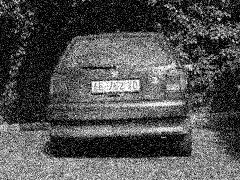
%> input picture Assets/Image3.bmp, 240 x 180 px
$ octave image3.m   (GNU Octave 9; MATLAB toolbox functions it lacks are replaced by stand-ins)
%> lines starting %> are read from the running program, lines starting %| are printed output that depends on the picture
clear; close all; clc;

path = "C:\Users\DELL\Desktop\ICV_Assignment";
cd(path);

% Paths
imagePath = 'Assets/Image3.bmp';
outputFolder = 'Output/Image3/';

if ~exist(outputFolder, 'dir')
    mkdir(outputFolder);
end


%% Read Image
img = imread(imagePath);
%> img is the input picture: size 180x240 uint8; min 0, max 255, mean 80.7
if size(img,3) == 3
    img = rgb2gray(img);
end
img = im2double(img);
%> img: size 180x240 double

figure('Name','Denoising Comparison');

subplot(2,3,1);
imshow(img);
title('Original (Noisy)');

%% Gaussian Filter
gaussian_filtered = imgaussfilt(img, 2);
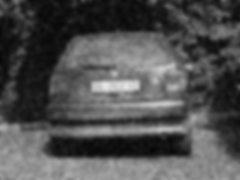
%> gaussian_filtered: size 180x240 double; min 0.0278, max 0.903, mean 0.316

subplot(2,3,2);
imshow(gaussian_filtered);
title('Gaussian');

%% STEP 3: Median Filter
median_filtered = medfilt2(img, [3 3]);
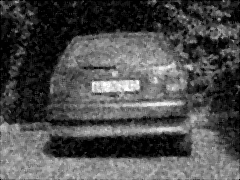
%> median_filtered: size 180x240 double; min 0, max 0.996, mean 0.303

subplot(2,3,3);
imshow(median_filtered);
title('Median');

%% Non-Local Means
try
    nlm_filtered = imnlmfilt(img, 'DegreeOfFiltering', 0.05);
catch
    warning('NLM not available, using Gaussian fallback');
    nlm_filtered = imgaussfilt(img, 1.5);
end

subplot(2,3,4);
imshow(nlm_filtered);
title('NLM');

%% PSNR Calculations
psnr_gauss = psnr(gaussian_filtered, img);
%> psnr_gauss = 17.22
psnr_median = psnr(median_filtered, img);
%> psnr_median = 17.72
psnr_nlm   = psnr(nlm_filtered, img);
%> psnr_nlm = 17.68

fprintf('Gaussian PSNR: %.2f dB\n', psnr_gauss);
%| Gaussian PSNR: 17.22 dB
fprintf('Median   PSNR: %.2f dB\n', psnr_median);
%| Median   PSNR: 17.72 dB
fprintf('NLM      PSNR: %.2f dB\n', psnr_nlm);
%| NLM      PSNR: 17.68 dB

%% Best method
[best_psnr, idx] = max([psnr_gauss, psnr_median, psnr_nlm]);
%> best_psnr = 17.72; idx = 2
methods = {'Gaussian','Median','NLM'};
best_method = methods{idx};
%> best_method = 'Median'

fprintf('\nBest Method: %s (%.2f dB)\n', best_method, best_psnr);
%| Best Method: Median (17.72 dB)

%% Plot comparison
subplot(2,3,5);
bar([psnr_gauss, psnr_median, psnr_nlm]);
set(gca,'XTickLabel',methods);
ylabel('PSNR (dB)');
title('PSNR Comparison');
grid on;

subplot(2,3,6);
text(0.1,0.8,sprintf(['Gaussian: %.2f dB\nMedian: %.2f dB\nNLM: %.2f dB\n\nBest: %s'], ...
    psnr_gauss, psnr_median, psnr_nlm, best_method));
axis off;
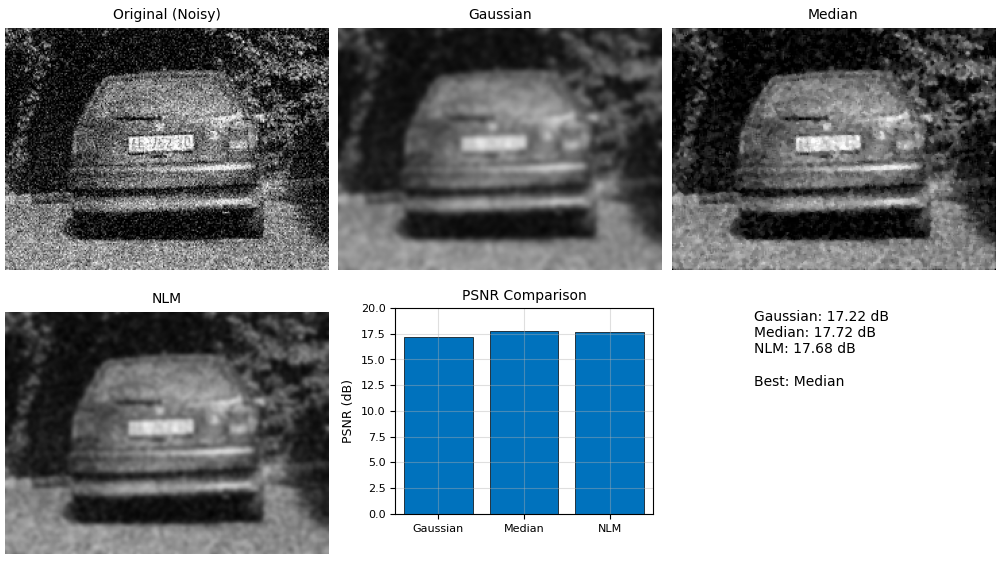
%> figure redrawn from the program's plot data, 6 panels

%% Save results
imwrite(gaussian_filtered, fullfile(outputFolder,'Gaussian.jpg'));
imwrite(median_filtered,   fullfile(outputFolder,'Median.jpg'));
imwrite(nlm_filtered,      fullfile(outputFolder,'NLM.jpg'));

$ run again, with Assets/Image1.jpg saved as Assets/Image3.bmp
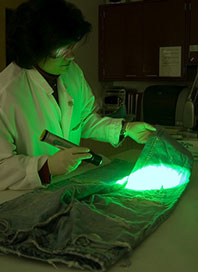
%> input picture Assets/Image1.jpg, 198 x 272 px
%> img is the input picture: size 272x198x3 uint8; mean R, G, B 42.7, 69, 32.5
%> `img = rgb2gray(img);`:
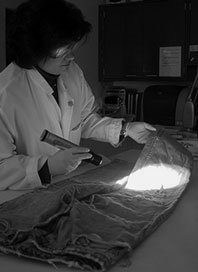
%> img: size 272x198 uint8; min 0, max 252, mean 57
%> `gaussian_filtered = imgaussfilt(img, 2);`:
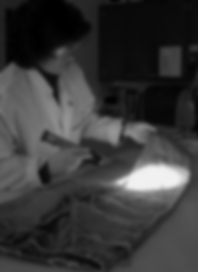
%> gaussian_filtered: size 272x198 double; min 0.000281, max 0.947, mean 0.223
%> psnr_gauss = 28.94
%> psnr_median = 34.87
%> psnr_nlm = 30.38
%| Gaussian PSNR: 28.94 dB
%| Median   PSNR: 34.87 dB
%| NLM      PSNR: 30.38 dB
%> best_psnr = 34.87; idx = 2
%> best_method = 'Median'
%| Best Method: Median (34.87 dB)

$ run again, with Assets/Image2.JPG saved as Assets/Image3.bmp
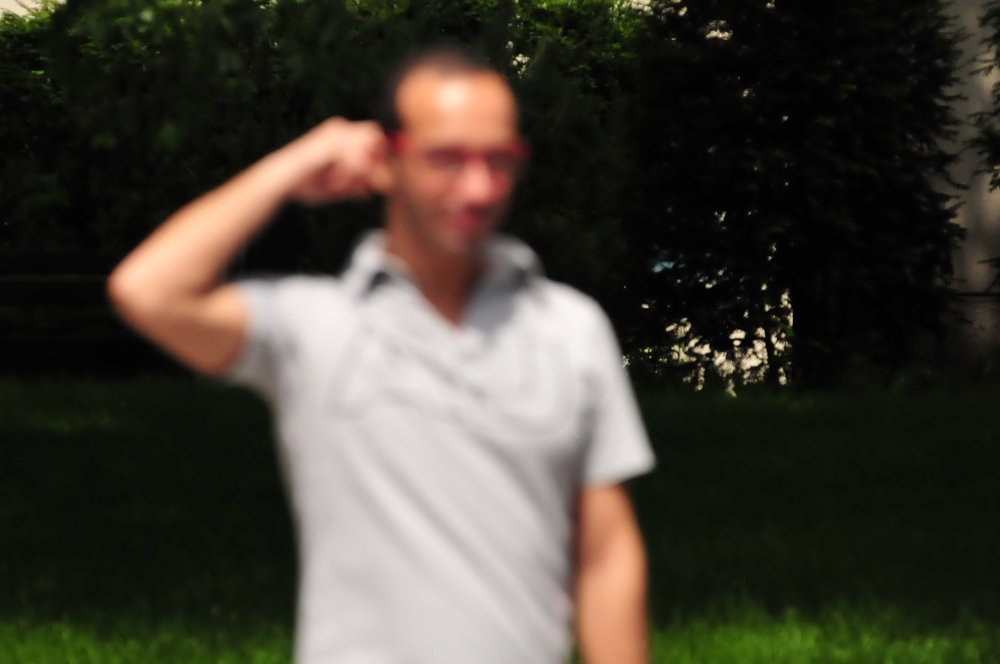
%> input picture Assets/Image2.JPG, 1000 x 664 px, shrunk from 2144 x 1424 before the run
%> img is the input picture: size 664x1000x3 uint8; mean R, G, B 68.5, 64, 53.7
%> `img = rgb2gray(img);`:
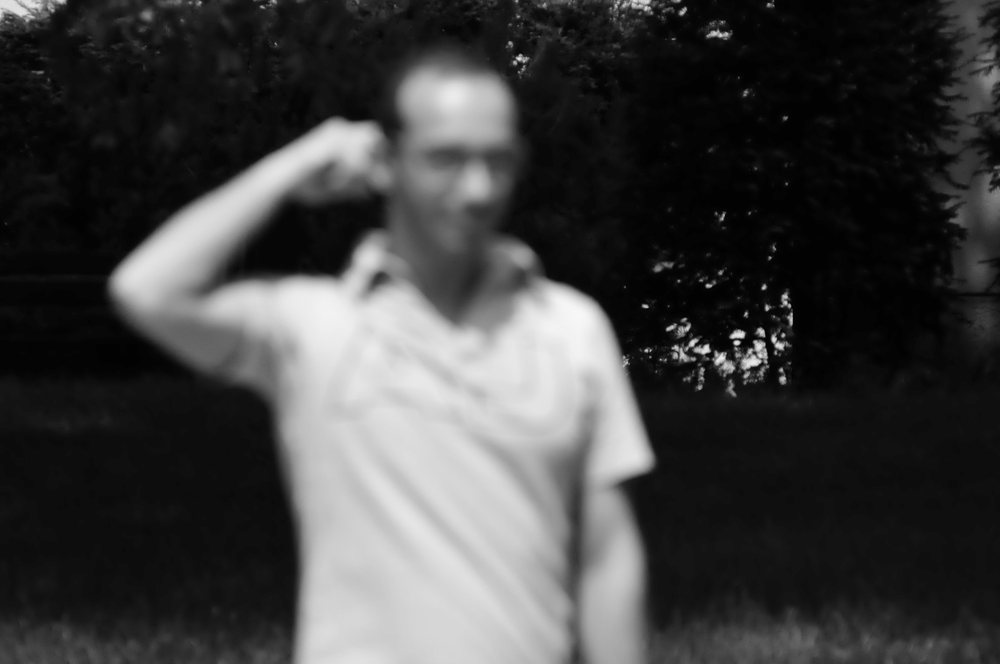
%> img: size 664x1000 uint8; min 0, max 247, mean 64.2
%> psnr_gauss = 36.26
%> psnr_median = 43.45
%> psnr_nlm = 38.48
%| Gaussian PSNR: 36.26 dB
%| Median   PSNR: 43.45 dB
%| NLM      PSNR: 38.48 dB
%> best_psnr = 43.45; idx = 2
%> best_method = 'Median'
%| Best Method: Median (43.45 dB)

$ run again, with Assets/Image4.jpg saved as Assets/Image3.bmp
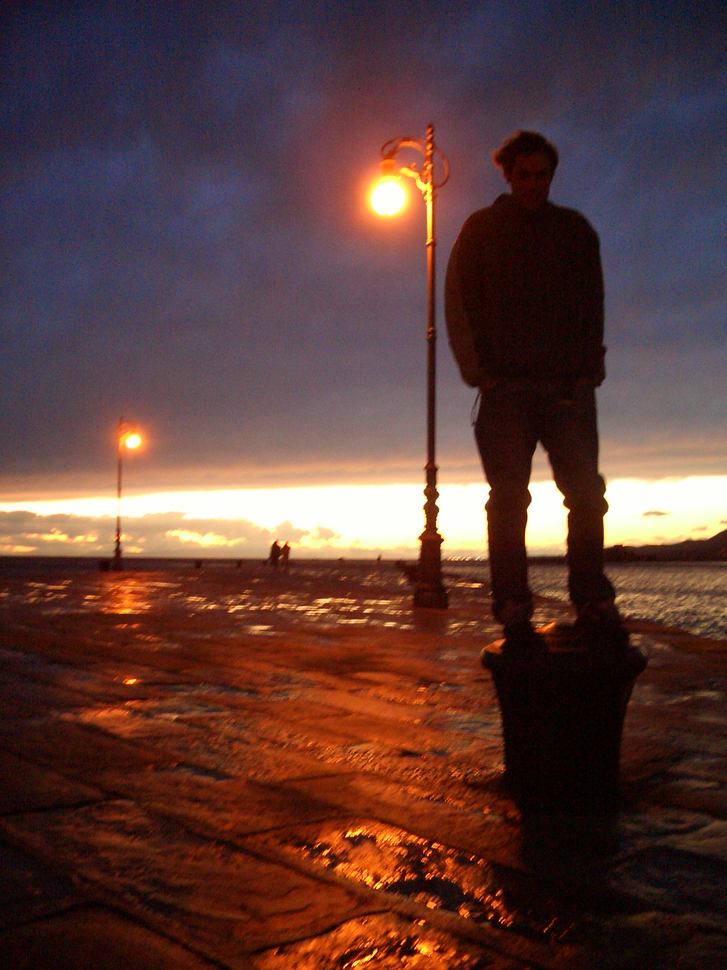
%> input picture Assets/Image4.jpg, 727 x 970 px, shrunk from 1200 x 1600 before the run
%> img is the input picture: size 970x727x3 uint8; mean R, G, B 91.4, 59.8, 55.3
%> `img = rgb2gray(img);`:
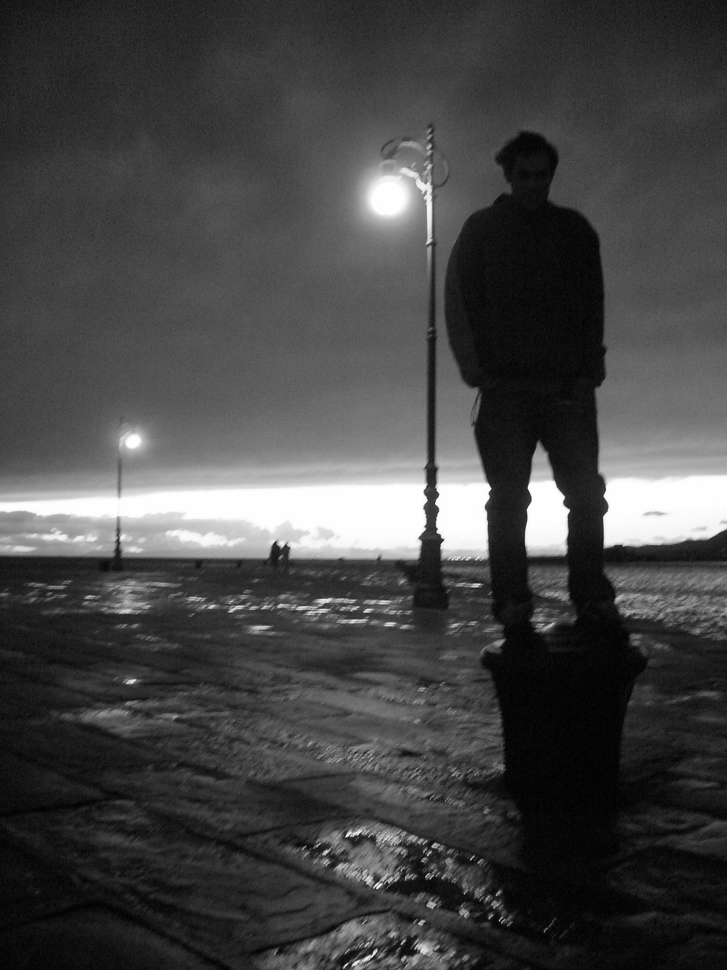
%> img: size 970x727 uint8; min 0, max 255, mean 68.8
%> psnr_gauss = 31.65
%> psnr_median = 37.66
%> psnr_nlm = 33.31
%| Gaussian PSNR: 31.65 dB
%| Median   PSNR: 37.66 dB
%| NLM      PSNR: 33.31 dB
%> best_psnr = 37.66; idx = 2
%> best_method = 'Median'
%| Best Method: Median (37.66 dB)
